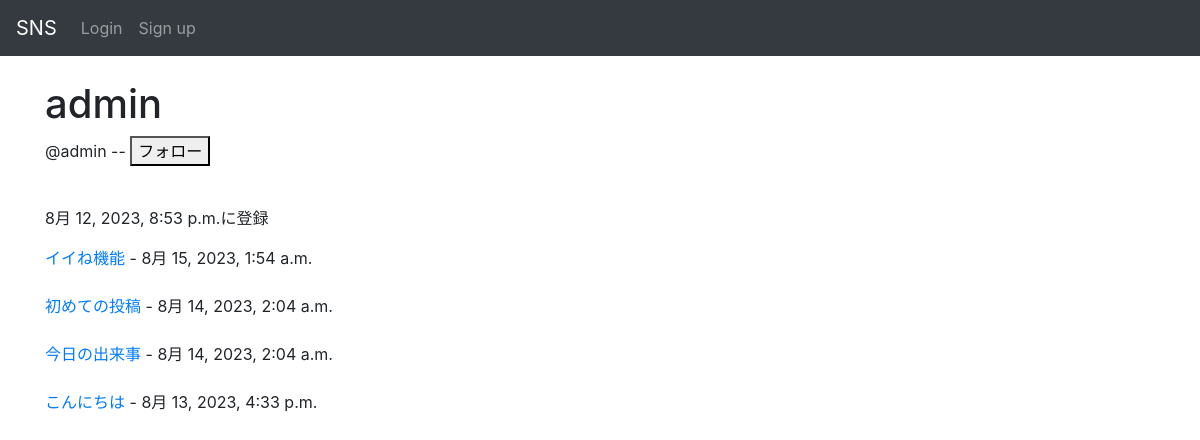
Screenshot of /accounts/user/ac20daa5-716d-4be9-b037-15f506b8e887/ with the database file from the repository.
### accounts/models.py (models this page shows, shortened)
class CustomUser(AbstractBaseUser, PermissionsMixin):
    id = models.UUIDField(primary_key=True, default=uuid.uuid4, editable=False)
    email = models.EmailField(_("email address"), unique=True, blank=True)
    is_staff = models.BooleanField(
        _("staff status"),
        default=False,
        help_text=_("Designates whether the user can log into this admin site."),
    )
    username = models.CharField(_("username"), max_length=50)
    usertag = models.CharField(_("usertag"), max_length=16, default=randomname(16), unique=True)
    created_at = models.DateTimeField(auto_now_add=True)
    objects = CustomUserManager()
    EMAIL_FIELD = "email"
    USERNAME_FIELD = "email"
    REQUIRED_FIELDS = ["username", "usertag"]
    class Meta:
        verbose_name = _("user")
        verbose_name_plural = _("users")

### sns/models.py (models this page shows, shortened)
class Post(models.Model):
    id = models.UUIDField(primary_key=True, default=uuid.uuid4, editable=False)
    title = models.CharField(max_length=50)
    detail = models.CharField(max_length=255)
    author = models.ForeignKey(
        get_user_model(),
        on_delete=models.CASCADE
    )
    created_at = models.DateTimeField(auto_now_add=True)
    good_num = models.IntegerField(default=0)

### accounts/views.py (the view, shortened to what this page needs)
# urls.py: path("user/<str:id>/", views.user_detail, name="user"),
def user_detail(request, id):
    user = get_object_or_404(CustomUser, pk=id)
    post = Post.objects.filter(author=user)
    if request.user.is_anonymous:
        context = {
            "userDetail":user,
            "posts":post,
            "following":False,
        }
        return render(request, "accounts/userDetail.html", context)

### accounts/templates/accounts/userDetail.html
{% extends "base.html" %}
{% block content %}
    <h1>
        {{ userDetail.username }}
    </h1>
    <p>
        @{{ userDetail.usertag }} --
        {% if following %}
            フォロー中
            <button onclick="location.href='{% url 'accounts:unfollow' userDetail.id %}'"> フォロー解除</button>
            <br>
            <br>
        {% elif userDetail.id != user.id %}
            <button onclick="location.href='{% url 'accounts:follow' userDetail.id %}'"> フォロー</button>
            <br>
            <br>
        {% endif %}
    </p>
    <p>
        {{ userDetail.created_at }}に登録
    </p>
    {% for post in posts reversed %}
        <a href='{% url "sns:post" post.id %}'>
            {{ post.title }}
        </a> -
        {{ post.created_at }}
        <br>
        <br>
    {% endfor %}
{% endblock %}

### templates/base.html (style rules this page uses)
body { padding-top : 80px }

### rows the page displays
CustomUser: username "admin", usertag "admin", created_at "8月 12, 2023, 8:53 p.m."
Post: title "イイね機能", created_at "8月 15, 2023, 1:54 a.m."
Post: title "初めての投稿", created_at "8月 14, 2023, 2:04 a.m."
Post: title "今日の出来事", created_at "8月 14, 2023, 2:04 a.m."
Post: title "こんにちは", created_at "8月 13, 2023, 4:33 p.m."
